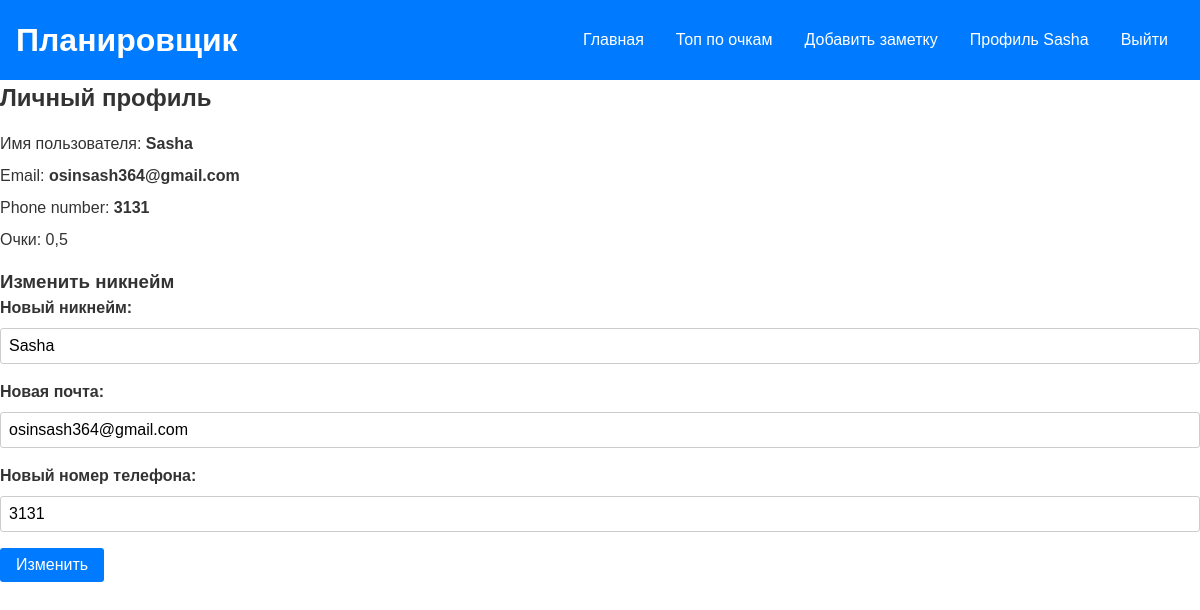
The app's page /profile/ (signed in), older data.
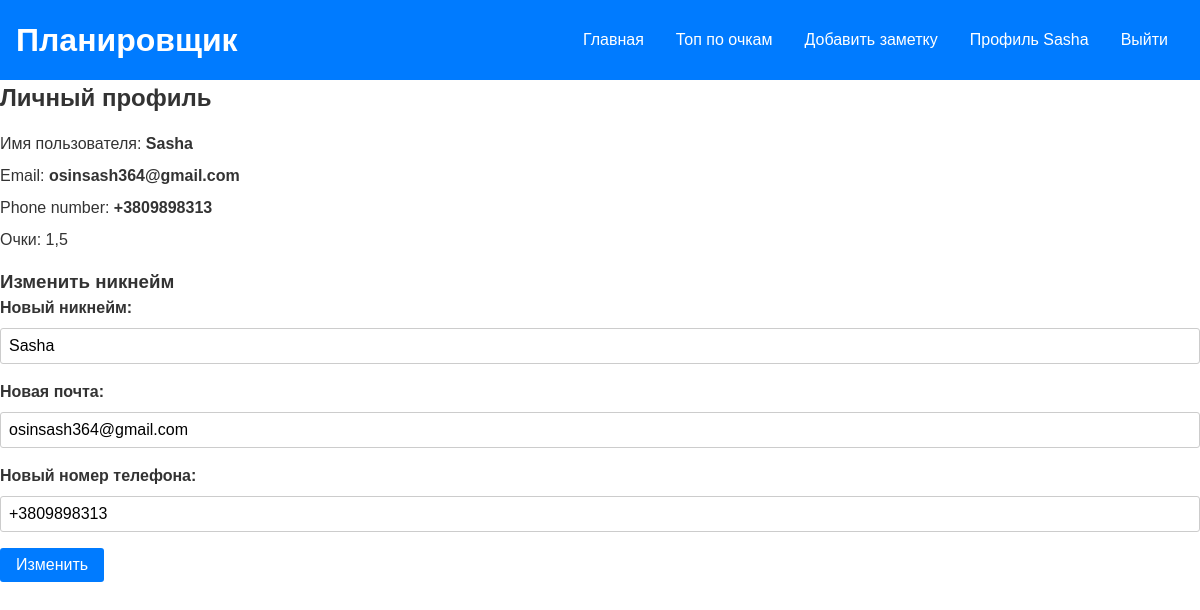
The same page, newer data.
### users/models.py (models this page shows)
class Users(AbstractUser):
    phone = models.CharField(max_length=50,unique=True)
    point = models.FloatField(default=0)

### tusk_list/views.py (the view, shortened to what this page needs)
# urls.py: path('profile/',ProfView.as_view(),name='profile'),
@method_decorator(login_required,name='dispatch')
class ProfView(View):
    def get(self,request):
        form = ProfileForm(instance=request.user)
        context = {'form':form,'title':'Личный профиль'}
        return render(request,'tusk/profile.html',context=context)

### tusk_list/forms.py
class ProfileForm(forms.ModelForm):
    class Meta:
        model = Users
        fields = ('username','email','phone')

### templates/tusk/profile.html (shortened to what this page needs)
{% extends 'tusk/base.html' %}
{% load static %}
{% block content %}
<section class="profile">
    <h2>Личный профиль</h2>
    <div class="profile-details">
        <ul>
            <li>Имя пользователя: <span>{{ user.username }}</span></li>
            <li>Email: <span>{{ user.email }}</span></li>
            <li>Phone number: <span>{{ user.phone }}</span></li>
            <li>Очки: {{ user.point }}</li>
        </ul>
    </div>
    <div class="change-password">
        <h3>Изменить никнейм</h3>
        <form action="{% url 'profile' %}" method="post">
            <label for="{{ form.username.id_for_label }}">Новый никнейм:</label>
            {{ form.username }}
            <label for="{{ form.email.id_for_label }}">Новая почта:</label>
            {{ form.email }}
            <label for="{{ form.phone.id_for_label }}">Новый номер телефона:</label>
            {{ form.phone }}
            <button type="submit">Изменить</button>
        </form>
    </div>
</section>
{% endblock content %}

### templates/tusk/base.html (shortened to what this page needs)
{% load static %}
<!DOCTYPE html>
<html lang="en">
<head>
  <link rel="stylesheet" href="{% static 'css/base.css' %}">
</head>
<body>
  <header>
    <h1>Планировщик</h1>
    <nav>
      <ul>
        <li><a href="{% url 'main' %}">Главная</a></li>
        <li><a href="{% url 'top' %}">Топ по очкам</a></li>
        {% if user.is_authenticated %}
        <li><a href="{% url 'add_tusk' %}">Добавить заметку</a></li>
        <li><a href="{% url 'profile' %}">Профиль {{ user.username }}</a></li>
        <li><a href="{% url 'logout' %}">Выйти</a></li>
        {% else %}
        <li><a href="{% url 'register' %}">Регистрация</a></li>
        <li><a href="{% url 'login' %}">Авторизация</a></li>
        {% endif %}
      </ul>
    </nav>
  </header>
{% block content %}
{% endblock content %}

Row changes from the older to the newer data that the page shows:
changed Users "Sasha": phone "3131" → "+3809898313"; point "0,5" → "1,5"
